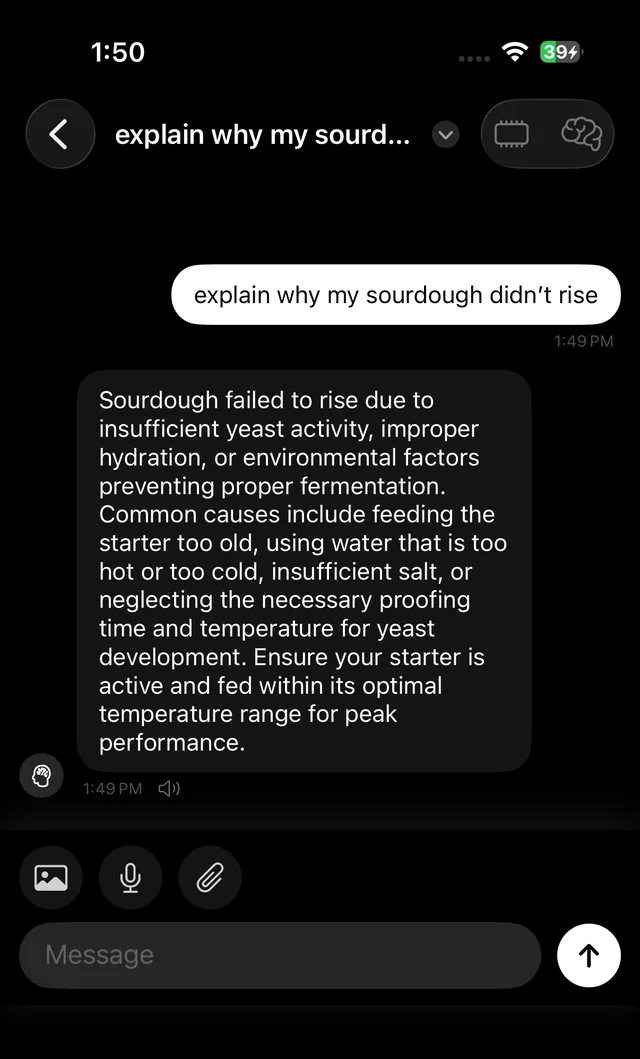
#> input picture assets/img/chat-hero.webp, 640 x 1059 px; its folder holds 4 pictures in this run
$ python extract.py
#> lines starting #> are read from the running program, lines starting #| are printed output that depends on the picture
#!/usr/bin/env python3
"""Take the App Store captures apart into plates and sprites.

Each clip animates the real capture rather than a redrawing of it, so the
only thing this has to produce is (a) the capture with the moving parts
lifted off it, and (b) those parts on their own. Everything is measured off
the pixels rather than hard-coded, apart from the region boxes below.

Writes video/public/plates/*.png and video/src/plates.json. Needs Pillow.
"""

import json
import os

from PIL import Image

ROOT = os.path.dirname(os.path.dirname(os.path.dirname(os.path.abspath(__file__))))
IMG = os.path.join(ROOT, 'assets', 'img')
OUT = os.path.join(ROOT, 'video', 'public', 'plates')
MANIFEST = os.path.join(ROOT, 'video', 'src', 'plates.json')

# The assistant bubble's fill, and the page behind it. Both screens are pure
# black underneath, which is why painting a region out is lossless here.
FILL = (20, 20, 20)
BG = (0, 0, 0)

# A few pixels of margin on every sprite so it carries its own anti-aliased
# outline; the margin is background, so it composites over the plate
# invisibly. Erase boxes are looser still, for the same reason in reverse.
PAD = 3


def is_fill(c):
    return all(abs(c[i] - FILL[i]) <= 6 for i in range(3))


CHATS = {
    'hero': dict(
        src='chat-hero',
        sprite=dict(user=(169, 264, 621, 325), usertime=(555, 335, 613, 348),
                    asst=(77, 369, 532, 772), asstmeta=(14, 748, 210, 804)),
        erase=[(160, 256, 630, 358), (10, 363, 540, 808)],
    ),
    'answer': dict(
        src='chat',
        sprite=dict(user=(171, 596, 621, 658), usertime=(555, 667, 613, 680),
                    asst=(77, 702, 531, 1104), asstmeta=(14, 1080, 210, 1136)),
        erase=[(160, 588, 630, 690), (10, 696, 540, 1140)],
    ),
}

# Settings sections, each a label plus the card it introduces, read off the
# capture's content bands. The status bar and Settings/Done header stay put.
TUNE = dict(
    src='settings-model',
    groups=[(20, 222, 622, 682), (20, 718, 622, 930),
            (20, 962, 622, 1246), (20, 1262, 622, 1391)],
)


def text_lines(px, box):
    """Rows of ink inside the bubble, so the reveal can step line by line."""
    x0, y0, x1, y1 = box
    out, run = [], None
    for y in range(y0, y1):
        ink = [x for x in range(x0, x1)
               if not is_fill(px[x, y]) and sum(px[x, y]) / 3 > 30]
        if ink:
            if run is None:
                run = [y, y, min(ink), max(ink)]
            else:
                run[1] = y
                run[2] = min(run[2], min(ink))
                run[3] = max(run[3], max(ink))
        else:
            if run and run[1] - run[0] >= 4:
                out.append(run)
            run = None
    if run and run[1] - run[0] >= 4:
        out.append(run)
    return out


def paint_out(image, boxes):
    px = image.load()
    for x0, y0, x1, y1 in boxes:
        for y in range(y0, y1):
            for x in range(x0, x1):
                px[x, y] = BG


def build_chat(key, spec):
#> called with key = 'hero'
    im = Image.open(os.path.join(IMG, spec['src'] + '.webp')).convert('RGB')
#> im is the input picture: PIL image 640x1059 RGB; mean R, G, B 27.6, 27.7, 27.6
    W, H = im.size
#> W = 640; H = 1059
    ax0, ay0, ax1, ay1 = spec['sprite']['asst']
    lines = text_lines(im.load(), spec['sprite']['asst'])
#> lines = 13 items, first 6: [390, 412, 100, 433], [419, 441, 100, 478], [447, 469, 100, 478], [476, 498, 100, 444], [504, 526, 100, 494], [533, 555, 100, 506]

    boxes = {}
    for part, (x0, y0, x1, y1) in spec['sprite'].items():
        box = (max(0, x0 - PAD), max(0, y0 - PAD), min(W, x1 + PAD), min(H, y1 + PAD))
        boxes[part] = box
        im.crop(box).save(os.path.join(OUT, f'{key}-{part}.png'))
#> this loop made 4 passes
#> pass 1, in build_chat, `im.crop(box).save(os.path.join(OUT, f'{key}-{part}.png'))`:
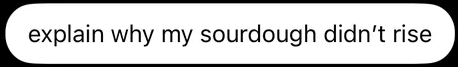
#> saved as hero-user.png: PIL image 458x67 RGB; mean R, G, B 204.3, 204.3, 204.3
#> pass 2, in build_chat, `im.crop(box).save(os.path.join(OUT, f'{key}-{part}.png'))`:
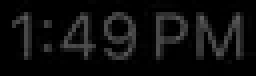
#> saved as hero-usertime.png: PIL image 64x19 RGB (shown 4 times larger); mean R, G, B 13.4, 13.4, 13.4
#> after the loop, boxes = {'user': (166, 261, 624, 328), 'usertime': (552, 332, 616, 351), 'asst': (74, 366, 535, 775), 'asstmeta': (11, 745, 213, 807)}

    plate = im.copy()
    paint_out(plate, spec['erase'])
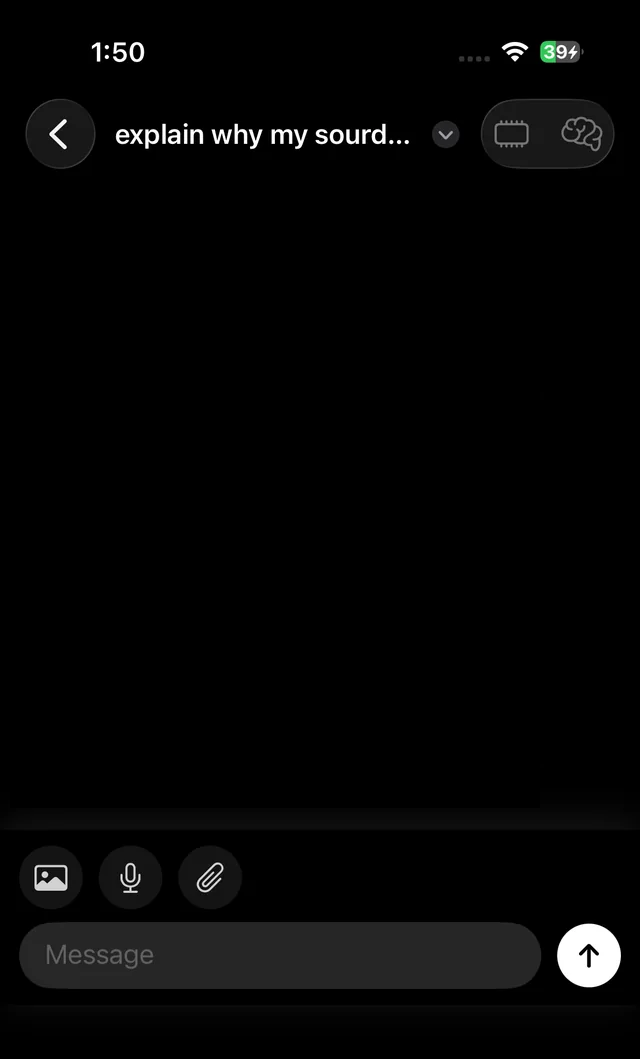
#> plate: PIL image 640x1059 RGB; mean R, G, B 5.7, 5.8, 5.7
    plate.save(os.path.join(OUT, f'{key}-plate.png'))

    def rec(part):
        x0, y0, x1, y1 = boxes[part]
        return dict(src=f'plates/{key}-{part}.png', x=x0, y=y0, w=x1 - x0, h=y1 - y0)

    sx, sy = boxes['asst'][0], boxes['asst'][1]
#> sx = 74; sy = 366
    print(f'{key}: {len(lines)} lines, bubble {ax1 - ax0}x{ay1 - ay0}')
#| hero: 13 lines, bubble 455x403
    return dict(
        width=W, height=H, plate=f'plates/{key}-plate.png',
        fillColor='rgb({},{},{})'.format(*FILL),
        user=rec('user'), usertime=rec('usertime'),
        asst=rec('asst'), asstmeta=rec('asstmeta'),
        bubble=dict(left=ax0 - sx, top=ay0 - sy, right=ax1 - sx, bottom=ay1 - sy),
        lines=[dict(top=a - sy, bottom=b - sy, left=lx - sx, right=rx - sx)
               for a, b, lx, rx in lines],
    )
#> in rec, `x0, y0, x1, y1 = boxes[part]`: x0 = 166; y0 = 261; x1 = 624; y1 = 328


def build_tune():
    im = Image.open(os.path.join(IMG, TUNE['src'] + '.webp')).convert('RGB')
    W, H = im.size
    groups = []
    for i, (x0, y0, x1, y1) in enumerate(TUNE['groups']):
        im.crop((x0, y0, x1, y1)).save(os.path.join(OUT, f'tune-g{i}.png'))
        groups.append(dict(src=f'plates/tune-g{i}.png', x=x0, y=y0, w=x1 - x0, h=y1 - y0))

    plate = im.copy()
    paint_out(plate, TUNE['groups'])
    plate.save(os.path.join(OUT, 'tune-plate.png'))
    print(f'tune: {len(groups)} sections')
    return dict(width=W, height=H, plate='plates/tune-plate.png', groups=groups)


def main():
    os.makedirs(OUT, exist_ok=True)
    manifest = {k: build_chat(k, v) for k, v in CHATS.items()}
#> call 2 of build_chat, with key = 'answer'
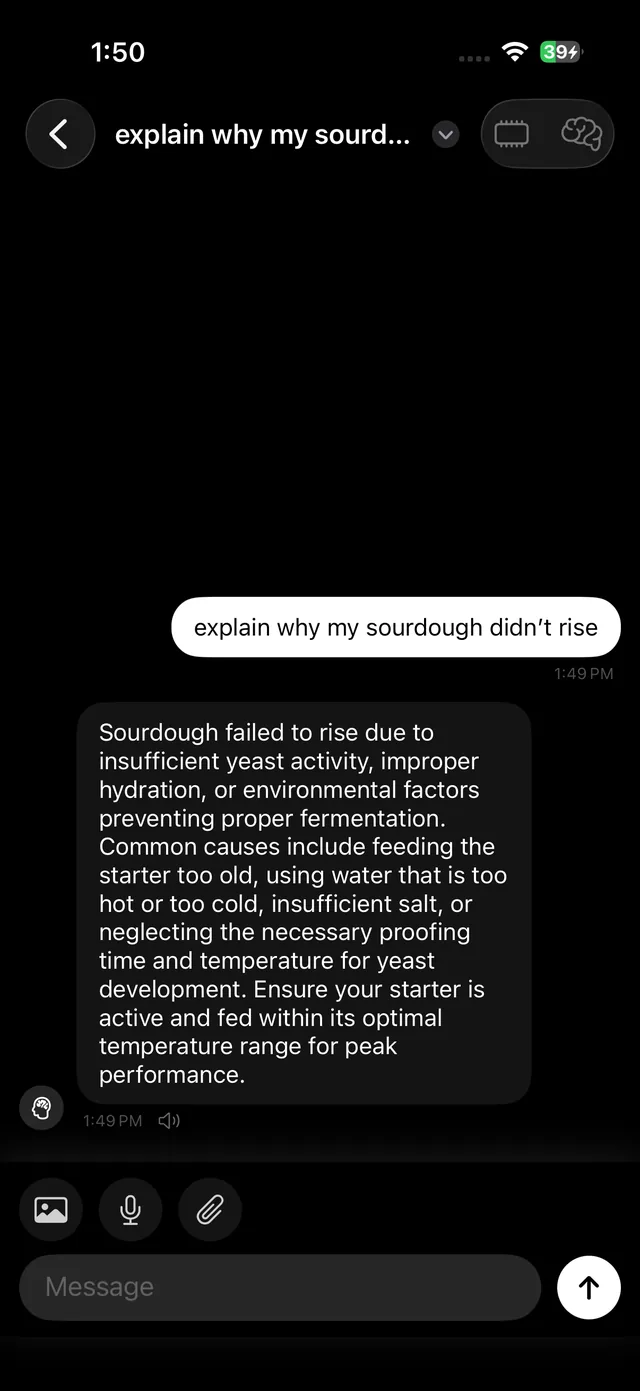
#> input picture assets/img/chat.webp, 640 x 1391 px
#> in build_chat, im is the input picture: PIL image 640x1391 RGB; mean R, G, B 21, 21, 21
#> in build_chat (call 2), `lines = text_lines(im.load(), spec['sprite']['asst'])`: lines = 13 items, first 6: [722, 745, 100, 434], [751, 773, 100, 478], [780, 802, 100, 478], [808, 831, 100, 444], [836, 859, 100, 494], [865, 887, 100, 506]
#> the loop in build_chat (call 2), `for part, (x0, y0, x1, y1) in spec['sprite'].items():` made 4 passes
#> pass 1, in build_chat (call 2), `im.crop(box).save(os.path.join(OUT, f'{key}-{part}.png'))`:
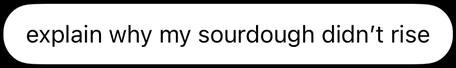
#> saved as answer-user.png: PIL image 456x68 RGB; mean R, G, B 202.2, 202.2, 202.2
#> pass 2, in build_chat (call 2), `im.crop(box).save(os.path.join(OUT, f'{key}-{part}.png'))`:
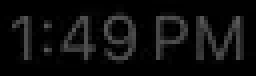
#> saved as answer-usertime.png: PIL image 64x19 RGB (shown 4 times larger); min 0, max 90, mean 13.3
#> after the loop in build_chat (call 2), `for part, (x0, y0, x1, y1) in spec['sprite'].items():`: boxes = {'user': (168, 593, 624, 661), 'usertime': (552, 664, 616, 683), 'asst': (74, 699, 534, 1107), 'asstmeta': (11, 1077, 213, 1139)}
#> in build_chat (call 2), `paint_out(plate, spec['erase'])`:
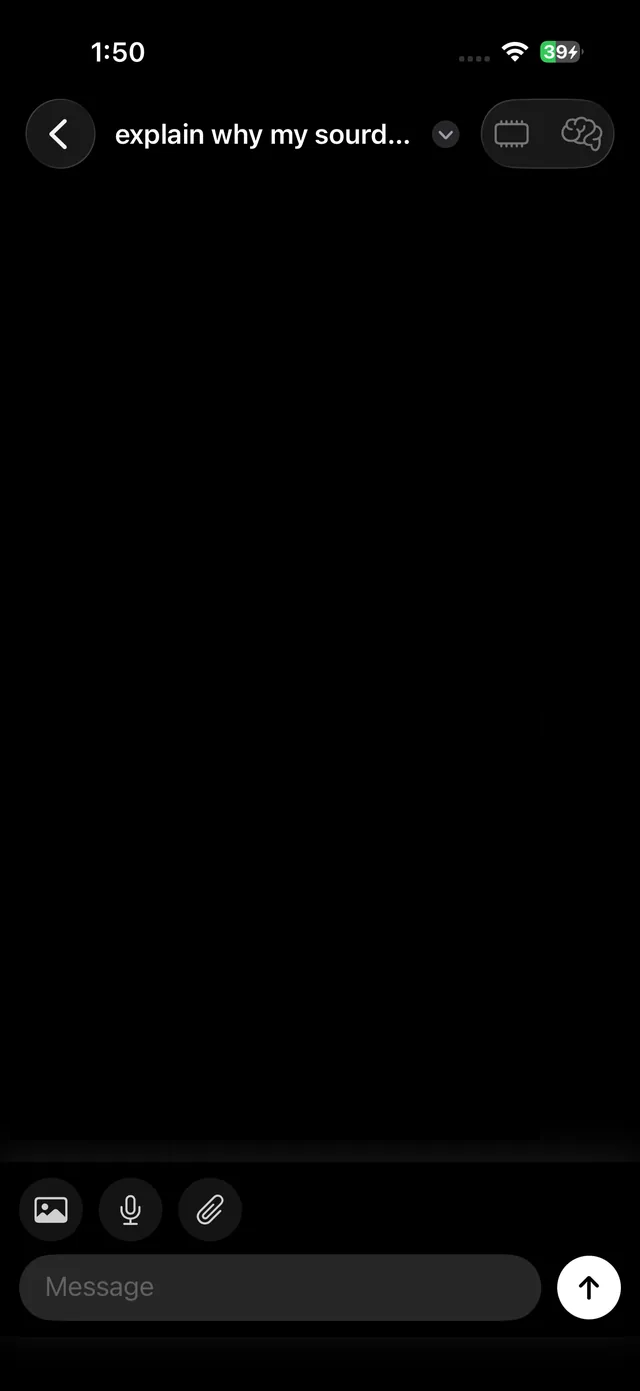
#> plate: PIL image 640x1391 RGB; mean R, G, B 4.4, 4.4, 4.4
#> in build_chat (call 2), `sx, sy = boxes['asst'][0], boxes['asst'][1]`: sy = 699
#| answer: 13 lines, bubble 454x402
#> manifest = 2 items
    manifest['tune'] = build_tune()
    with open(MANIFEST, 'w') as f:
        json.dump(manifest, f, indent=2)
        f.write('\n')
    print('wrote', os.path.relpath(MANIFEST, ROOT))


if __name__ == '__main__':
#> (the run stopped early here; a loop or call above may not have finished)
